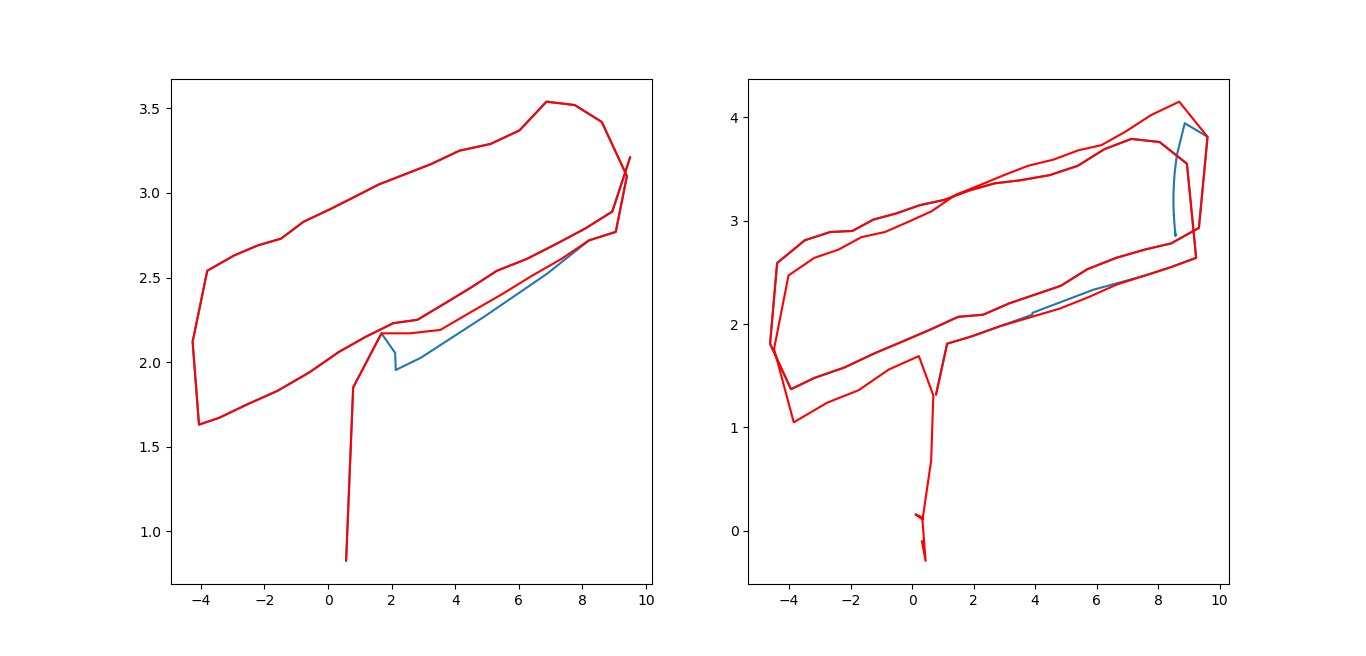
#> input picture 1stbench.png, 1366 x 656 px
$ python -i plot.py   (imports and definitions only)
#> lines starting #> are read from the running program, lines starting #| are printed output that depends on the picture
import matplotlib.pyplot as plt
import matplotlib.animation as animation
import time

fig = plt.figure()
ax1 = fig.add_subplot(1,2,1)
ax2 = fig.add_subplot(1,2,2)
def animate(i):
    datal = open("lfinal.txt","r").read()
    datar = open("rfinal.txt","r").read()
    datalc = open("lfinalc.txt","r").read()
    datarc = open("rfinalc.txt","r").read()
    dataArrayl = datal.split('\n')
    dataArrayr = datar.split('\n')
    dataArraylc = datalc.split('\n')
    dataArrayrc = datarc.split('\n')
    xarl = []
    yarl = []
    xarr = []
    yarr = []
    xarlc = []
    yarlc = []
    xarrc = []
    yarrc = []
    #print len(dataArrayl)
    for eachLine in dataArrayl:
        if len(eachLine)>1:
            x,y = eachLine.split(' ')
            xarl.append(float(x))
            yarl.append(float(y))

    for eachLine in dataArrayr:
        if len(eachLine)>1:
            x,y = eachLine.split(' ')
            xarr.append(float(x))
            yarr.append(float(y))

    for eachLine in dataArraylc:
        if len(eachLine)>1:
            x,y = eachLine.split(' ')
            xarlc.append(float(x))
            yarlc.append(float(y))

    for eachLine in dataArrayrc:
        if len(eachLine)>1:
            x,y = eachLine.split(' ')
            xarrc.append(float(x))
            yarrc.append(float(y))

    ax1.clear()
    ax1.plot(xarlc,yarlc)
    ax1.plot(xarl,yarl, color = 'r')
    ax2.clear()
    ax2.plot(xarrc,yarrc)
    ax2.plot(xarr,yarr, color = 'r')


ani = animation.FuncAnimation(fig, animate, interval=100)
# [1 line not run here, left out]

>>> import cv2
>>> picture = cv2.imread('../1stbench.png', cv2.IMREAD_GRAYSCALE)
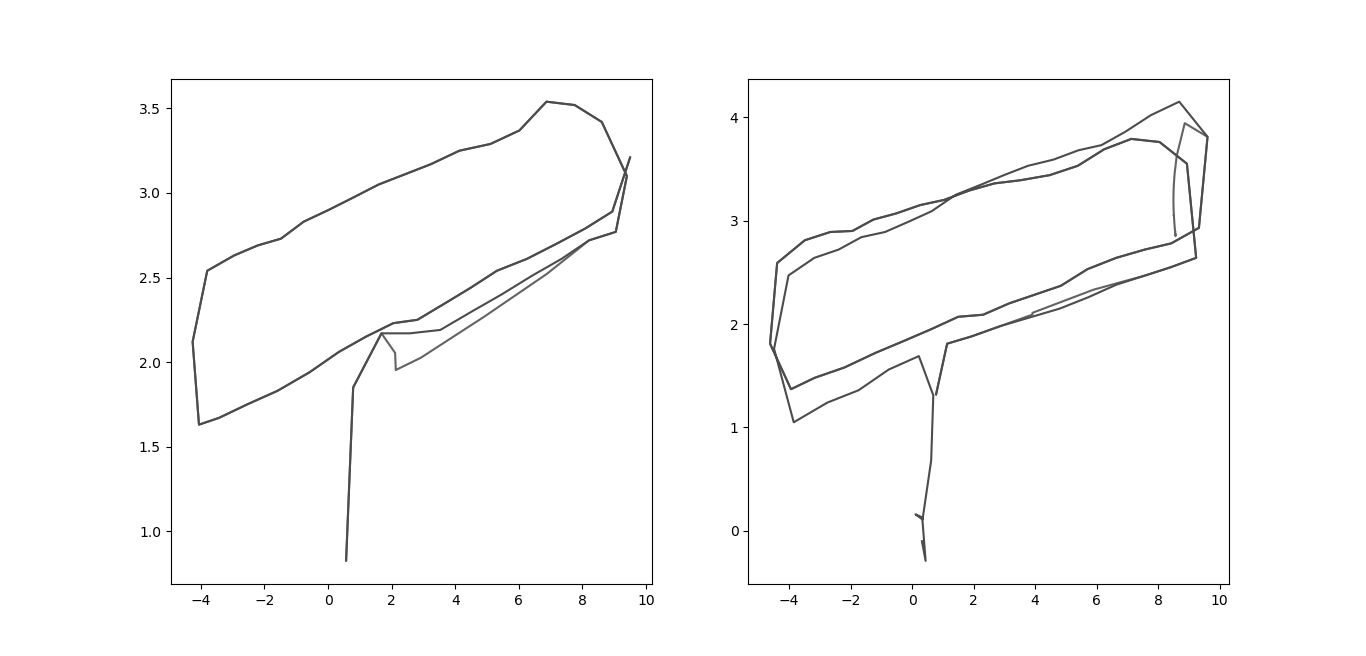
#> picture: shape (656, 1366); min 0, max 255, mean 251.3
#> (the run stopped early here; a loop or call above may not have finished)

$ run again, on 5bench.png
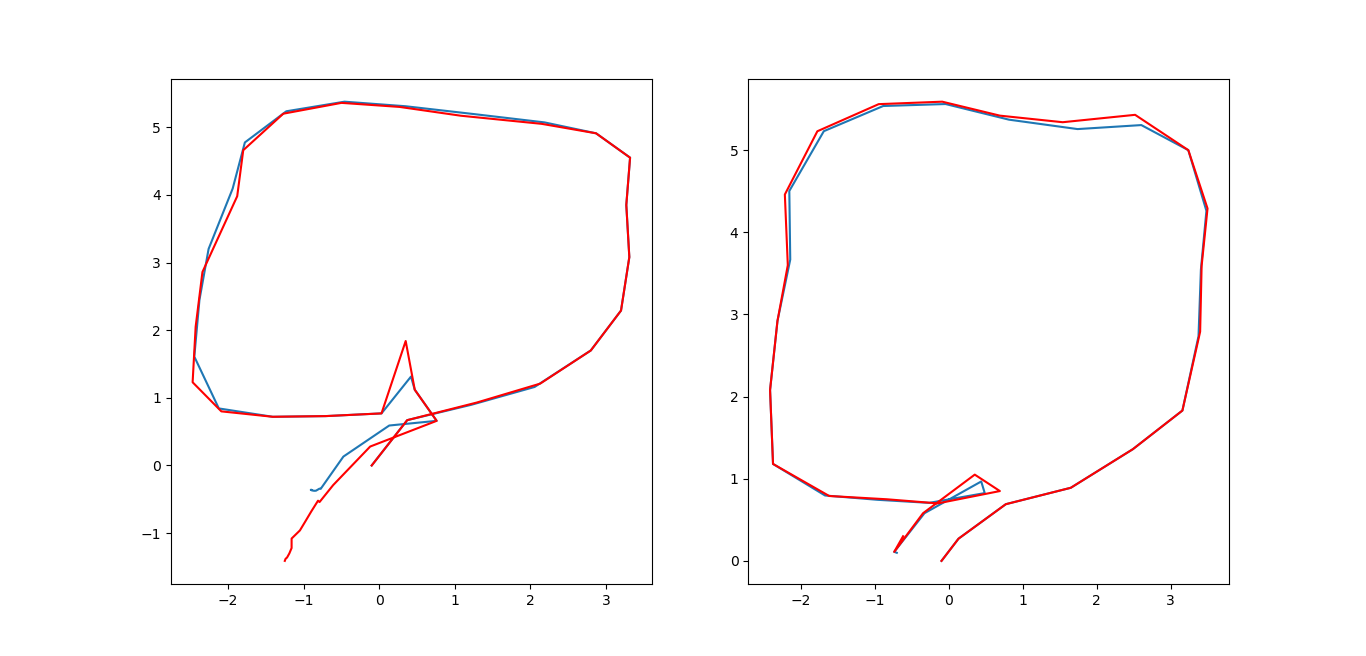
#> input picture 5bench.png, 1366 x 656 px
#> `picture = cv2.imread('../1stbench.png', cv2.IMREAD_GRAYSCALE)`:
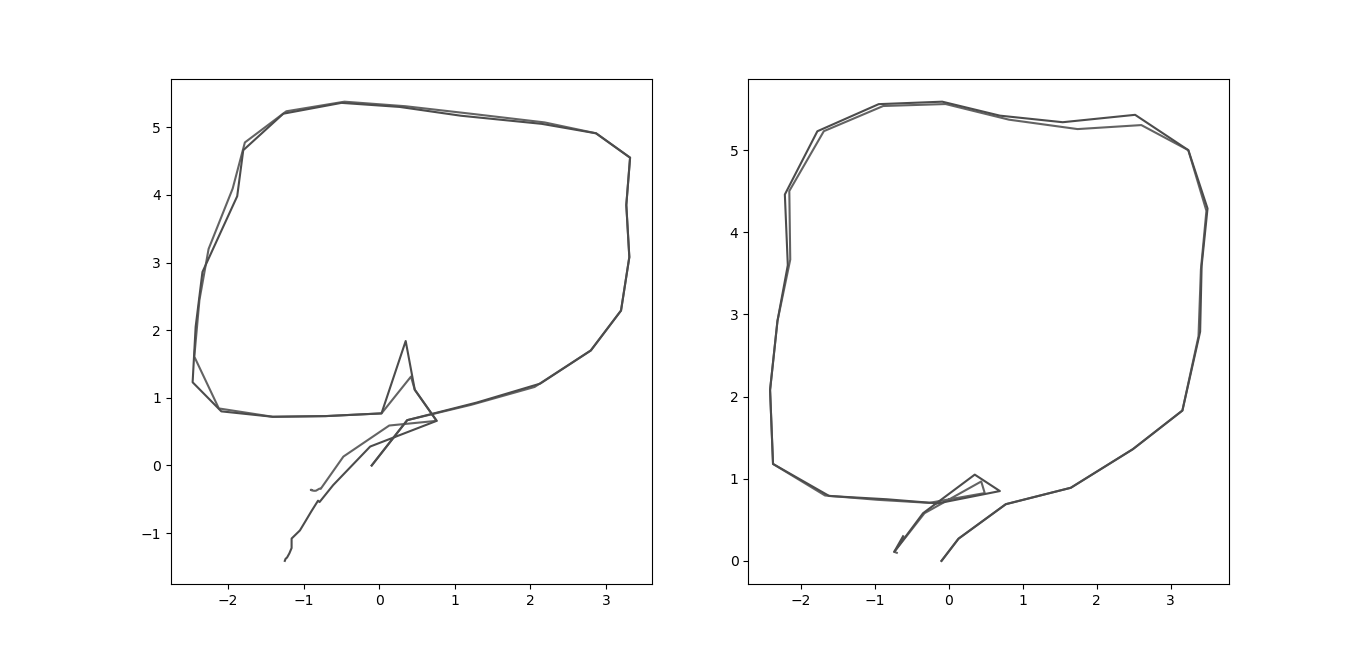
#> picture: shape (656, 1366); min 0, max 255, mean 251.5
